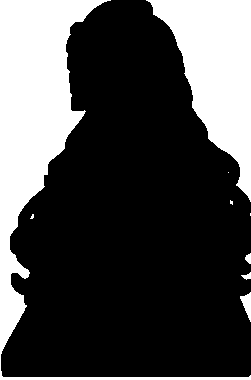
#> input picture assets/masks/huff.png, 251 x 380 px, given in place of 000.webp, which was not available; the run also reads 1 picture not shown here
$ python import_p0_v0311.py ../assets/masks/huff.png ../assets/masks/idle.png
#> lines starting #> are read from the running program, lines starting #| are printed output that depends on the picture; after the words box and inside, x2 and y2 are one past the last pixel; in counts of white or black regions, pixels touching at a corner belong together; pictures that were not available may be replaced by others from this repository, and a replacement may not be noted
# -*- coding: utf-8 -*-
"""v0.3.11：导入 P0 四动作（stretch/yawn/nod/nap）的返工帧（消跳 + 首尾对齐 idle），
按仓库统一参数重编码 webp（Q90 / alpha 90 / method 6），并重做这四个动画的遮罩（所有帧 alpha 并集外扩 2px）。
用法：python tools/import_p0_v0311.py <浮空返工帧目录(含4个子目录)> <长脚返工帧目录(sprites_legs)>
浮空 stretch 是 24fps tall 画布 251x416（头顶多 36px，manifest anchor_offset_y=36），遮罩同尺寸。"""
import glob, os, shutil, sys
import numpy as np
from PIL import Image, ImageFilter

ROOT = os.path.dirname(os.path.dirname(os.path.abspath(__file__)))
A = os.path.join(ROOT, 'assets')
NAMES = ['stretch', 'yawn', 'nod', 'nap']
# 有损 Q90 重编码后过不了 check_sprite_frames 的两组改用无损（浮空 tall stretch：画布下移 36px 后 webp 块对齐变了，
# 首尾帧与 idle 差 5.3；长脚 nod：动作幅度小，有损噪声让 6 处相邻差 11 > 10）。
LOSSLESS = {('sprites', 'stretch'), ('sprites_legs', 'nod')}


def imp(src, spr, masks):
#> called with src = '../assets/masks/huff.png', spr = 'sprites', masks = 'masks'
    for name in NAMES:
        fs = sorted(glob.glob(os.path.join(src, name, '*.webp')) + glob.glob(os.path.join(src, name, '*.png')))
        d = os.path.join(A, spr, name)
        shutil.rmtree(d, ignore_errors=True); os.makedirs(d)
        idle_f = os.path.join(A, spr, 'idle', '000.webp')
        idle_px = np.array(Image.open(idle_f).convert('RGBA'))
#> idle_px is the input picture: shape (380, 251, 4); mean R, G, B, A 0, 0, 0, 181.4
        u = None
        for i, f in enumerate(fs):
            out = os.path.join(d, f'{i:03d}.webp')
            im = Image.open(f).convert('RGBA')
            if im.size == Image.open(idle_f).size and np.array_equal(np.array(im), idle_px):
                shutil.copyfile(idle_f, out)          # 首尾对齐帧＝idle 原文件，字节级一致
            elif (spr, name) in LOSSLESS:
                im.save(out, 'WEBP', lossless=True, quality=100, method=6, exact=True)
            else:
                im.save(out, 'WEBP', quality=90, alpha_quality=90, method=6)
            a = np.array(Image.open(out).convert('RGBA'))[:, :, 3] > 0
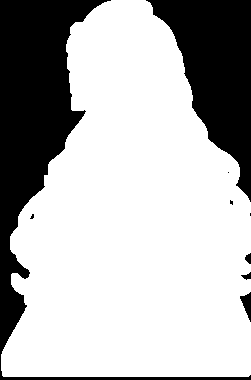
#> a: shape (380, 251) bool; 71.1% white; 9 black regions (4 under 20 px), largest, box (x1, y1, x2, y2) and area: (0, 0, 251, 380) 16722, (146, 0, 251, 202) 10510, (240, 292, 251, 322) 173, (245, 253, 251, 264) 46, (241, 272, 251, 280) 42
            u = a if u is None else (u | a)
        m = Image.fromarray((u * 255).astype('uint8')).filter(ImageFilter.MaxFilter(5))
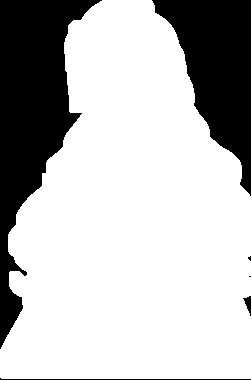
#> m: PIL image 251x380 L; 73.8% white; 6 black regions (2 under 20 px), largest, box (x1, y1, x2, y2) and area: (0, 0, 102, 349) 14765, (152, 0, 251, 196) 9886, (0, 378, 251, 380) 252, (243, 296, 251, 316) 81
        rgba = Image.new('RGBA', m.size, (0, 0, 0, 0)); rgba.putalpha(m.point(lambda v: 255 if v > 0 else 0))
#> after `rgba = Image.new('RGBA', m.size, (0, 0, 0, 0))`: rgba: PIL image 251x380 RGBA; every value is 0
#> after `rgba.putalpha(m.point(lambda v: 255 if v > 0 else 0))`:
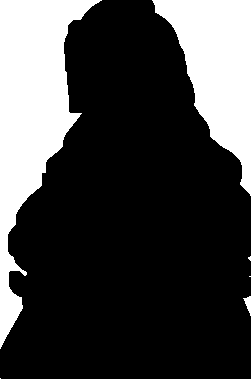
#> rgba: PIL image 251x380 RGBA; mean R, G, B, A 0, 0, 0, 188.2; transparent parts drawn white
        rgba.save(os.path.join(A, masks, name + '.png'), optimize=True)
        print(spr, name, len(fs), m.size, 'mask fill %.3f' % (np.array(m) > 0).mean())
#| sprites stretch 1 (251, 380) mask fill 0.738


if __name__ == '__main__':
    imp(sys.argv[1], 'sprites', 'masks')
    imp(sys.argv[2], 'sprites_legs', 'masks_legs')
#> call 2 of imp, with src = '../assets/masks/idle.png', spr = 'sprites_legs', masks = 'masks_legs'
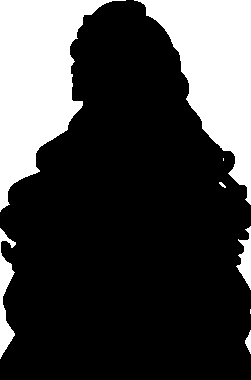
#> input picture assets/masks/idle.png, 251 x 380 px, given in place of 000.webp, which was not available
#> in imp, idle_px is the input picture: shape (380, 251, 4); mean R, G, B, A 0, 0, 0, 188
